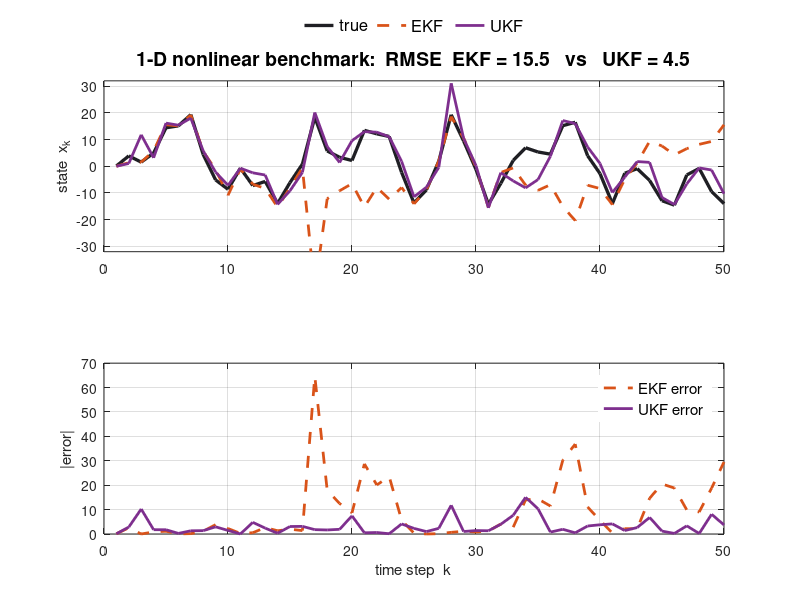

MATLAB code for this plot:
%% EKF vs UKF — classic 1-D nonlinear benchmark (Kitagawa / Gordon-Salmond-Smith)
%  SEL5917 — Nonlinear Filtering
%    x_k = 0.5 x_{k-1} + 25 x_{k-1}/(1+x_{k-1}^2) + 8 cos(1.2 k) + w_k,  w~N(0,Q)
%    y_k = x_k^2 / 20 + v_k,                                            v~N(0,R)
%  Strongly nonlinear dynamics AND a sign-blind (x^2) measurement: the textbook
%  case where the EKF struggles/diverges and the UKF tracks much better.
%  Output: ../images/benchmark1d.png  and prints the RMSE comparison.
%  Author: generated for Prof. Marcos R. Fernandes.

clear; clc; close all; rng(5);

K=50; Q=10; R=1;
f=@(x,k) 0.5*x + 25*x./(1+x.^2) + 8*cos(1.2*k);
df=@(x)  0.5 + 25*(1-x.^2)./(1+x.^2).^2;      % df/dx
h=@(x)   x.^2/20;
dh=@(x)  x/10;                                 % dh/dx

%% ---- ground truth + measurements ----
xt=zeros(1,K); xt(1)=0.1;
for k=2:K, xt(k)=f(xt(k-1),k-1)+sqrt(Q)*randn; end
y=zeros(1,K); for k=1:K, y(k)=h(xt(k))+sqrt(R)*randn; end

%% ---- shared init ----
m0=0; P0=5;

%% ---- EKF ----
xe=zeros(1,K); xe(1)=m0; P=P0;
for k=2:K
    A=df(xe(k-1)); xp=f(xe(k-1),k-1); Pp=A*P*A+Q;
    H=dh(xp); S=H*Pp*H+R; Kk=Pp*H/S;
    xe(k)=xp+Kk*(y(k)-h(xp)); P=(1-Kk*H)*Pp;
end

%% ---- UKF (n=1) ----
n=1; kappa=2; c=sqrt(n+kappa);
wm=[kappa/(n+kappa), 1/(2*(n+kappa)), 1/(2*(n+kappa))]; wc=wm;
xu=zeros(1,K); xu(1)=m0; P=P0;
for k=2:K
    sp=sqrt(P); X=[xu(k-1), xu(k-1)+c*sp, xu(k-1)-c*sp];
    Xp=f(X,k-1);                       mp=Xp*wm';  dX=Xp-mp; Pp=(wc.*dX)*dX'+Q;
    Yp=h(Xp);                          yh=Yp*wm';  dY=Yp-yh; Sy=(wc.*dY)*dY'+R;
    Pxy=(wc.*dX)*dY'; Kk=Pxy/Sy;
    xu(k)=mp+Kk*(y(k)-yh); P=Pp-Kk*Sy*Kk;
end

%% ---- RMSE ----
rmseE=sqrt(mean((xe-xt).^2)); rmseU=sqrt(mean((xu-xt).^2));
fprintf('==== 1-D benchmark RMSE (K=%d) ====\n',K);
fprintf('EKF = %.2f   |   UKF = %.2f\n',rmseE,rmseU);

%% ---- figure ----
co=get(groot,'defaultAxesColorOrder');
cT=[0.12 0.12 0.14]; cE=co(2,:); cU=co(4,:);
fig=figure('Color','w','Position',[100 100 1180 640]);

ax1=subplot(2,1,1); hold(ax1,'on'); grid(ax1,'on'); box(ax1,'on');
plot(ax1,1:K,xt,'-','Color',cT,'LineWidth',2.4);
plot(ax1,1:K,xe,'--','Color',cE,'LineWidth',2.0);
plot(ax1,1:K,xu,'-','Color',cU,'LineWidth',2.0);
ylabel(ax1,'state  x_k'); ylim(ax1,[-32 32]);
legend(ax1,{'true','EKF','UKF'},'Location','northoutside','Orientation','horizontal','FontSize',12,'Box','off');
title(ax1,sprintf('1-D nonlinear benchmark:  RMSE  EKF = %.1f   vs   UKF = %.1f',rmseE,rmseU),'FontSize',14,'FontWeight','bold');

ax2=subplot(2,1,2); hold(ax2,'on'); grid(ax2,'on'); box(ax2,'on');
plot(ax2,1:K,abs(xe-xt),'--','Color',cE,'LineWidth',2.0);
plot(ax2,1:K,abs(xu-xt),'-','Color',cU,'LineWidth',2.0);
xlabel(ax2,'time step  k'); ylabel(ax2,'|error|');
legend(ax2,{'EKF error','UKF error'},'Location','northeast','FontSize',11,'Box','off');

pngOut=fullfile(fileparts(mfilename('fullpath')),'..','images','benchmark1d.png');
try, exportgraphics(fig,pngOut,'Resolution',140); catch, saveas(fig,pngOut); end
fprintf('Saved PNG -> %s\n',pngOut);
